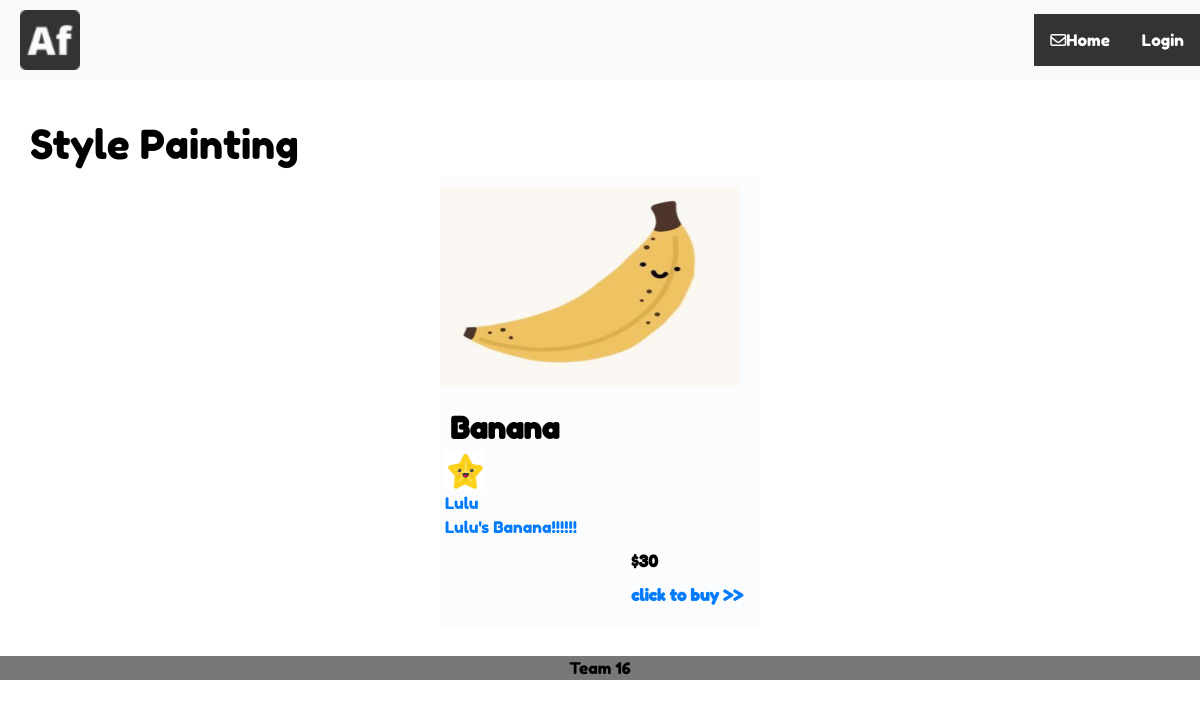
Screenshot of /style_painting_page with the database file from the repository.
### models.py (models this page shows)
class Gig(db.Model):
    __tablename__ = "gigs"
    id = db.Column(db.Integer, primary_key=True)
    date_posted = db.Column(db.DateTime, nullable=False, default=datetime.utcnow())
    content = db.Column(db.Text, nullable=False)
    title = db.Column(db.Text, nullable = False)
    user_id = db.Column(db.Integer, db.ForeignKey('user.id'), nullable=False)
    price = db.Column(db.Integer, nullable=False)
    root_dir = '/Users/azalea/team_16-main'
    pic = db.Column(db.String(500), nullable=True, default=root_dir+"/static/pic/jin.jpg")
    module = db.Column(db.String(100), nullable=False)
    orders = db.relationship("Order", backref='gig', lazy=True)

class UserModel(db.Model):
    __tablename__ = "user"
    id = db.Column(db.Integer, primary_key=True, autoincrement=True)
    username = db.Column(db.String(200), nullable=False, unique=True)
    email = db.Column(db.String(100), nullable=False, unique=True)
    password = db.Column(db.String(200), nullable=False)
    join_time = db.Column(db.DateTime, default=datetime.now)
    avatar = db.Column(db.String(500), nullable=True, default="default_avatar.png")
    seeEmail = db.Column(db.Integer, nullable=True, unique=False, default=1)
    balance = db.Column(db.Integer, nullable=True, unique=False, default=0)
    gigs = db.relationship("Gig", backref='author', lazy=True)
    orders = db.relationship("Order", backref = 'buyer',lazy = True)

### app.py (the view)
@app.route('/style_painting_page')
def style_page():
    app.logger.info("Browse style painting page")
    if authentication():
        gigs = Gig.query.filter_by(module="Style Painting")
        return render_template('StyleClass.html', title="CartoonPage", auth=True, gigs=gigs)
    else:
        gigs = Gig.query.filter_by(module="Style Painting")
        return render_template('StyleClass.html', title="CartoonPage", auth=False, gigs=gigs)

### app.py (called while the page is built)
def authentication():
    if session.get('user.id'):
        return True
    else:
        return False

### templates/StyleClass.html (shortened to what this page needs)
<!DOCTYPE html>
{% extends "base.html" %}
{% block content %}
<html>
<head>
    <link rel="stylesheet" href="../static/css/main.css" />
    <link rel="stylesheet" href="../static/css/comm.css" />
        <link rel="stylesheet" href="../static/css/classpage.css" />
</head>
<body>
<h1 >Style Painting</h1>
    <div class="display">
    {% for gig in gigs %}
    <div class="display-item">
        <a href="{{ url_for('gig_page_single', gig_id = gig.id) }}" target="_blank" class="media" title="" rel="">
        <div class="display-item-img">
            <img src="../static/pic/{{ gig.pic }}" alt="">
        </div></a>
        <div class="display-item-detial">
            <div class="detial-title">
                {{ gig.title }}
            </div>
            <img src = "../static/avatar/{{ gig.author.avatar }}" width="40px" height="40px" />
            <div class="seller-name"><a
                href="{{ url_for('othersProfile', user_id = gig.author.id) }}"
                target="_self" class="text-semi-bold"
                title=""
                rel="nofollow noopener noreferrer">{{ gig.author.username }}</a>
            </div>
            <div class="detial-content">
                <a href="" target="_blank" title="I will create detailed artwork for your tshirt or merch" rel=""> {{ gig.content }}</a>
            </div>
            <div class="detial-price">
                ${{ gig.price }}
            </div>
            <div class="detial-point">
                                {% if auth %}
                <a href="{{ url_for('gig_page_single', gig_id = gig.id) }}" target="_blank" class="media" title="" rel="">                click to buy >></a>
                {% else %}
                    <a href="{{ url_for('login') }}" target="_blank" class="media" title="" rel="">                click to buy >></a>
                {% endif %}
            </div>
        </div>
    </div>
    {% endfor %}
</div>
</body>
</html>
{% endblock %}

### static/css/style.css (style rules this page uses)
:root { --mainPink: #ef7998; --mainYellow: rgb(249, 228, 148); --mainWhite: #fff; --mainBlack: #000; --yellowTrans: rgba(249, 228, 148, 0.5); --mainGrey: rgb(238, 238, 238); }
body { font-family: 'Fredoka One', cursive; background: var(--mainWhite); color: var(--mainBlack); }

### static/css/comm.css (style rules this page uses)
body { padding: 0px; margin: 0px; text-decoration: none; }

### static/css/main.css (style rules this page uses)
.display { width: 100%; display: flex; align-items: center; justify-content: center; flex-wrap: wrap; }
.display-item { width: 320px; height: 450px; background-color: rgb(250, 252, 253); margin: 0px 10px; cursor: pointer; transition: 0.3s; }
.display-item-img { display: flex; justify-content: center; }
.display-item-img img { width: 300px; height: 200px; margin: 10px auto; }
.display-item-detial { display: flex; flex-direction: column; align-items: flex-start; margin: 10px 5px; }
.detial-title { font-size: 30px; font-weight: 600; padding-left: 5px; cursor: pointer; }
.detial-price, .detial-point { font-weight: 600; margin-top: 10px; font-size: 16px; margin-left: 60%; cursor: pointer; }
.detial-price, .detial-point, .detial-title { transition: 0.3s; }

### rows the page displays
Gig: pic (picture), title "Banana", author.avatar (picture), author.username "Lulu", content "Lulu's Banana!!!!!!", price "30"
